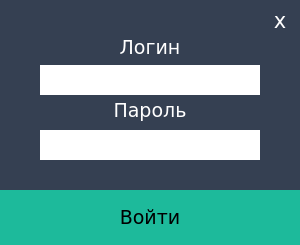
<?xml version="1.0" encoding="UTF-8"?>
<ui version="4.0">
 <class>Login</class>
 <widget class="QDialog" name="Login">
  <property name="geometry">
   <rect>
    <x>0</x>
    <y>0</y>
    <width>300</width>
    <height>245</height>
   </rect>
  </property>
  <property name="sizePolicy">
   <sizepolicy hsizetype="Fixed" vsizetype="Fixed">
    <horstretch>0</horstretch>
    <verstretch>0</verstretch>
   </sizepolicy>
  </property>
  <property name="minimumSize">
   <size>
    <width>300</width>
    <height>245</height>
   </size>
  </property>
  <property name="maximumSize">
   <size>
    <width>300</width>
    <height>245</height>
   </size>
  </property>
  <property name="font">
   <font>
    <family>Verdana</family>
    <pointsize>10</pointsize>
    <weight>50</weight>
    <bold>false</bold>
   </font>
  </property>
  <property name="windowTitle">
   <string>Sign in</string>
  </property>
  <property name="whatsThis">
   <string notr="true"/>
  </property>
  <property name="autoFillBackground">
   <bool>false</bool>
  </property>
  <property name="styleSheet">
   <string notr="true">QWidget{
	background-color:#354052
}</string>
  </property>
  <property name="sizeGripEnabled">
   <bool>false</bool>
  </property>
  <property name="modal">
   <bool>false</bool>
  </property>
  <widget class="QPushButton" name="pushButton">
   <property name="geometry">
    <rect>
     <x>0</x>
     <y>190</y>
     <width>300</width>
     <height>55</height>
    </rect>
   </property>
   <property name="palette">
    <palette>
     <active>
      <colorrole role="WindowText">
       <brush brushstyle="SolidPattern">
        <color alpha="255">
         <red>0</red>
         <green>0</green>
         <blue>0</blue>
        </color>
       </brush>
      </colorrole>
      <colorrole role="Button">
       <brush brushstyle="SolidPattern">
        <color alpha="255">
         <red>29</red>
         <green>186</green>
         <blue>155</blue>
        </color>
       </brush>
      </colorrole>
      <colorrole role="Midlight">
       <brush brushstyle="SolidPattern">
        <color alpha="255">
         <red>208</red>
         <green>227</green>
         <blue>227</blue>
        </color>
       </brush>
      </colorrole>
      <colorrole role="Text">
       <brush brushstyle="SolidPattern">
        <color alpha="255">
         <red>0</red>
         <green>0</green>
         <blue>0</blue>
        </color>
       </brush>
      </colorrole>
      <colorrole role="ButtonText">
       <brush brushstyle="SolidPattern">
        <color alpha="255">
         <red>0</red>
         <green>0</green>
         <blue>0</blue>
        </color>
       </brush>
      </colorrole>
      <colorrole role="Base">
       <brush brushstyle="SolidPattern">
        <color alpha="255">
         <red>29</red>
         <green>186</green>
         <blue>155</blue>
        </color>
       </brush>
      </colorrole>
      <colorrole role="Window">
       <brush brushstyle="SolidPattern">
        <color alpha="255">
         <red>29</red>
         <green>186</green>
         <blue>155</blue>
        </color>
       </brush>
      </colorrole>
     </active>
     <inactive>
      <colorrole role="WindowText">
       <brush brushstyle="SolidPattern">
        <color alpha="255">
         <red>0</red>
         <green>0</green>
         <blue>0</blue>
        </color>
       </brush>
      </colorrole>
      <colorrole role="Button">
       <brush brushstyle="SolidPattern">
        <color alpha="255">
         <red>29</red>
         <green>186</green>
         <blue>155</blue>
        </color>
       </brush>
      </colorrole>
      <colorrole role="Midlight">
       <brush brushstyle="SolidPattern">
        <color alpha="255">
         <red>208</red>
         <green>227</green>
         <blue>227</blue>
        </color>
       </brush>
      </colorrole>
      <colorrole role="Text">
       <brush brushstyle="SolidPattern">
        <color alpha="255">
         <red>0</red>
         <green>0</green>
         <blue>0</blue>
        </color>
       </brush>
      </colorrole>
      <colorrole role="ButtonText">
       <brush brushstyle="SolidPattern">
        <color alpha="255">
         <red>0</red>
         <green>0</green>
         <blue>0</blue>
        </color>
       </brush>
      </colorrole>
      <colorrole role="Base">
       <brush brushstyle="SolidPattern">
        <color alpha="255">
         <red>29</red>
         <green>186</green>
         <blue>155</blue>
        </color>
       </brush>
      </colorrole>
      <colorrole role="Window">
       <brush brushstyle="SolidPattern">
        <color alpha="255">
         <red>29</red>
         <green>186</green>
         <blue>155</blue>
        </color>
       </brush>
      </colorrole>
     </inactive>
     <disabled>
      <colorrole role="WindowText">
       <brush brushstyle="SolidPattern">
        <color alpha="255">
         <red>0</red>
         <green>0</green>
         <blue>0</blue>
        </color>
       </brush>
      </colorrole>
      <colorrole role="Button">
       <brush brushstyle="SolidPattern">
        <color alpha="255">
         <red>29</red>
         <green>186</green>
         <blue>155</blue>
        </color>
       </brush>
      </colorrole>
      <colorrole role="Midlight">
       <brush brushstyle="SolidPattern">
        <color alpha="255">
         <red>208</red>
         <green>227</green>
         <blue>227</blue>
        </color>
       </brush>
      </colorrole>
      <colorrole role="Text">
       <brush brushstyle="SolidPattern">
        <color alpha="255">
         <red>0</red>
         <green>0</green>
         <blue>0</blue>
        </color>
       </brush>
      </colorrole>
      <colorrole role="ButtonText">
       <brush brushstyle="SolidPattern">
        <color alpha="255">
         <red>0</red>
         <green>0</green>
         <blue>0</blue>
        </color>
       </brush>
      </colorrole>
      <colorrole role="Base">
       <brush brushstyle="SolidPattern">
        <color alpha="255">
         <red>29</red>
         <green>186</green>
         <blue>155</blue>
        </color>
       </brush>
      </colorrole>
      <colorrole role="Window">
       <brush brushstyle="SolidPattern">
        <color alpha="255">
         <red>29</red>
         <green>186</green>
         <blue>155</blue>
        </color>
       </brush>
      </colorrole>
     </disabled>
    </palette>
   </property>
   <property name="font">
    <font>
     <family>Verdana</family>
     <pointsize>14</pointsize>
     <weight>50</weight>
     <bold>false</bold>
    </font>
   </property>
   <property name="mouseTracking">
    <bool>false</bool>
   </property>
   <property name="contextMenuPolicy">
    <enum>Qt::DefaultContextMenu</enum>
   </property>
   <property name="autoFillBackground">
    <bool>false</bool>
   </property>
   <property name="styleSheet">
    <string notr="true">QPushButton{
	background-color:#1dba9b;
	border:none;
	color: black;
}
QPushButton:hover{
	background-color:#16967d;	
}
QPushButton:focus{outline: none;}</string>
   </property>
   <property name="text">
    <string>Войти</string>
   </property>
   <property name="autoDefault">
    <bool>false</bool>
   </property>
   <property name="default">
    <bool>true</bool>
   </property>
   <property name="flat">
    <bool>false</bool>
   </property>
  </widget>
  <widget class="QLineEdit" name="lineEdit">
   <property name="geometry">
    <rect>
     <x>40</x>
     <y>65</y>
     <width>220</width>
     <height>30</height>
    </rect>
   </property>
   <property name="font">
    <font>
     <family>Verdana</family>
     <pointsize>11</pointsize>
    </font>
   </property>
   <property name="styleSheet">
    <string notr="true">QLineEdit{
	border:none;
	background-color:white;
}</string>
   </property>
   <property name="alignment">
    <set>Qt::AlignCenter</set>
   </property>
  </widget>
  <widget class="QLineEdit" name="lineEdit_2">
   <property name="geometry">
    <rect>
     <x>40</x>
     <y>130</y>
     <width>220</width>
     <height>30</height>
    </rect>
   </property>
   <property name="font">
    <font>
     <family>Verdana</family>
     <pointsize>11</pointsize>
    </font>
   </property>
   <property name="styleSheet">
    <string notr="true">QLineEdit{
	border:none;
	background-color:white;
}</string>
   </property>
   <property name="inputMethodHints">
    <set>Qt::ImhHiddenText|Qt::ImhNoAutoUppercase|Qt::ImhNoPredictiveText|Qt::ImhSensitiveData</set>
   </property>
   <property name="echoMode">
    <enum>QLineEdit::Password</enum>
   </property>
   <property name="alignment">
    <set>Qt::AlignCenter</set>
   </property>
  </widget>
  <widget class="QLabel" name="label">
   <property name="geometry">
    <rect>
     <x>0</x>
     <y>40</y>
     <width>300</width>
     <height>15</height>
    </rect>
   </property>
   <property name="font">
    <font>
     <family>Verdana</family>
     <pointsize>14</pointsize>
     <weight>50</weight>
     <bold>false</bold>
    </font>
   </property>
   <property name="styleSheet">
    <string notr="true">QWidget{color:rgb(255, 255, 255)}</string>
   </property>
   <property name="text">
    <string>Логин</string>
   </property>
   <property name="alignment">
    <set>Qt::AlignCenter</set>
   </property>
  </widget>
  <widget class="QLabel" name="label_2">
   <property name="geometry">
    <rect>
     <x>0</x>
     <y>95</y>
     <width>300</width>
     <height>30</height>
    </rect>
   </property>
   <property name="sizePolicy">
    <sizepolicy hsizetype="Fixed" vsizetype="Fixed">
     <horstretch>0</horstretch>
     <verstretch>0</verstretch>
    </sizepolicy>
   </property>
   <property name="font">
    <font>
     <family>Verdana</family>
     <pointsize>14</pointsize>
     <weight>50</weight>
     <bold>false</bold>
    </font>
   </property>
   <property name="styleSheet">
    <string notr="true">QWidget{color:rgb(255, 255, 255)}</string>
   </property>
   <property name="text">
    <string>Пароль</string>
   </property>
   <property name="alignment">
    <set>Qt::AlignCenter</set>
   </property>
  </widget>
  <widget class="QPushButton" name="closeButton">
   <property name="geometry">
    <rect>
     <x>260</x>
     <y>0</y>
     <width>40</width>
     <height>40</height>
    </rect>
   </property>
   <property name="font">
    <font>
     <family>Verdana</family>
     <pointsize>16</pointsize>
     <weight>50</weight>
     <bold>false</bold>
    </font>
   </property>
   <property name="layoutDirection">
    <enum>Qt::LeftToRight</enum>
   </property>
   <property name="autoFillBackground">
    <bool>false</bool>
   </property>
   <property name="styleSheet">
    <string notr="true">QPushButton {	
padding-bottom: 0.4em;
background-color:#354052;
color: white;
border:none;	
}
QPushButton:hover {
padding-bottom: 0.4em;
background-color:#d2374a;
color:white;
}
QPushButton:focus {
outline:none;
}</string>
   </property>
   <property name="text">
    <string>x</string>
   </property>
   <property name="autoDefault">
    <bool>false</bool>
   </property>
   <property name="default">
    <bool>false</bool>
   </property>
  </widget>
 </widget>
 <resources/>
 <connections/>
</ui>
